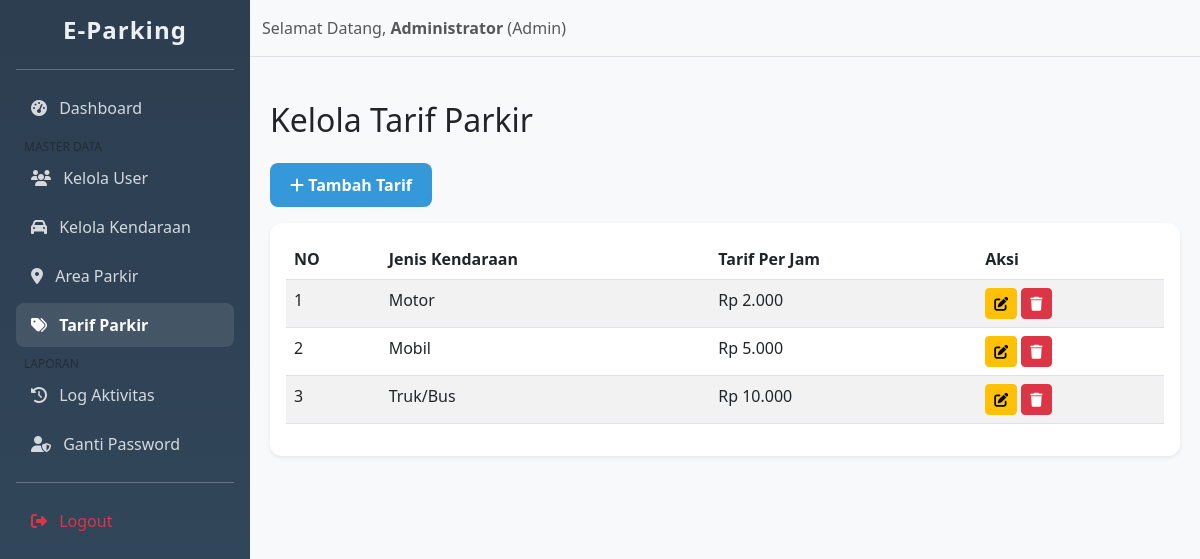
Screenshot of /pages/admin/tarif_read.php (signed in) with the database file from the repository.
### tables this page shows
CREATE TABLE `tabel_tarif` (
  `id_tarif` int(11) NOT NULL AUTO_INCREMENT,
  `id_kendaraan` int(11) NOT NULL,
  `tarif_per_jam` int(11) NOT NULL,
  `created_at` timestamp NOT NULL DEFAULT current_timestamp(),
  PRIMARY KEY (`id_tarif`),
  KEY `id_kendaraan` (`id_kendaraan`),
  CONSTRAINT `fk_tarif_kendaraan` FOREIGN KEY (`id_kendaraan`) REFERENCES `tabel_kendaraan` (`id_kendaraan`) ON DELETE CASCADE
);

CREATE TABLE `tabel_kendaraan` (
  `id_kendaraan` int(11) NOT NULL AUTO_INCREMENT,
  `nama_kendaraan` varchar(50) NOT NULL,
  `created_at` timestamp NOT NULL DEFAULT current_timestamp(),
  PRIMARY KEY (`id_kendaraan`)
);

### pages/admin/tarif_read.php (the view, shortened to what this page needs)
<?php
include '../../config/database.php';
include '../../includes/header.php';
include '../../includes/sidebar.php';
?>
<div class="flex-grow-1 bg-light">
    <?php include '../../includes/navbar.php'; ?>
    <div class="content">
        <h2 class="mb-4">Kelola Tarif Parkir</h2>
        <a href="tarif_add.php" class="btn btn-primary mb-3"><i class="fas fa-plus"></i> Tambah Tarif</a>
        <div class="card border-0 shadow-sm">
            <div class="card-body">
                <table class="table table-striped table-hover">
                    <thead>
                        <tr>
                            <th>NO</th>
                            <th>Jenis Kendaraan</th>
                            <th>Tarif Per Jam</th>
                            <th>Aksi</th>
                        </tr>
                    </thead>
                    <tbody>
                        <?php
                        $no = 1;
                        $query = mysqli_query($conn, "SELECT * FROM tabel_tarif JOIN tabel_kendaraan ON tabel_tarif.id_kendaraan = tabel_kendaraan.id_kendaraan ORDER BY id_tarif ASC");
                        while ($row = mysqli_fetch_assoc($query)) {
                        ?>
                        <tr>
                            <td><?= $no++ ?></td>
                            <td><?= $row['nama_kendaraan'] ?></td>
                            <td>Rp <?= number_format($row['tarif_per_jam'], 0, ',', '.') ?></td>
                            <td>
                                <a href="tarif_edit.php?id=<?= $row['id_tarif'] ?>" class="btn btn-warning btn-sm"><i class="fas fa-edit"></i></a>
                                <a href="tarif_delete.php?id=<?= $row['id_tarif'] ?>" class="btn btn-danger btn-sm" onclick="return confirm('Yakin hapus tarif ini?')"><i class="fas fa-trash"></i></a>
                            </td>
                        </tr>
                        <?php } ?>
                    </tbody>
                </table>
            </div>
        </div>
    </div>
</div>
<?php include '../../includes/footer.php'; ?>

### assets/style.css (style rules this page uses)
body { background-color: #f0f2f5; font-family: 'Segoe UI', Roboto, Helvetica, Arial, sans-serif; }
.content { padding: 30px; }
.card { border-radius: 12px; transition: transform 0.3s ease, box-shadow 0.3s ease; }
.btn-primary { background-color: #3498db; border: none; padding: 10px 20px; border-radius: 8px; font-weight: 600; }

### includes/header.php (style rules this page uses)
.content { padding: 20px; }

### rows the page displays
tabel_tarif: id_kendaraan.nama_kendaraan "Motor", tarif_per_jam "2.000"
tabel_tarif: id_kendaraan.nama_kendaraan "Mobil", tarif_per_jam "5.000"
tabel_tarif: id_kendaraan.nama_kendaraan "Truk/Bus", tarif_per_jam "10.000"

### other values shown
$_SESSION['nama_user'] "Administrator"
$_SESSION['role'] "Admin"
